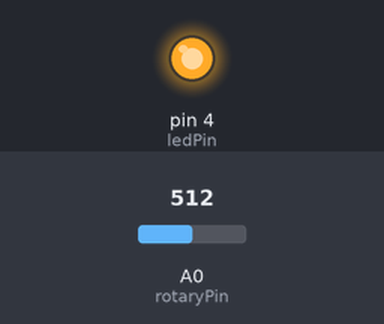
The sketch below on a simulated Arduino Uno, built with avr-gcc and run on an emulated ATmega328P. Shown: output pins drawn as LEDs (lit = HIGH). The inputs (shaded band) are chosen by the test bench; at power-on: A0 (rotaryPin) = 512.

Above: at 1.8 s.
1.9 s: A0 (rotaryPin) set to 0
3.5 s: A0 (rotaryPin) set to 122
At 3.8 s:
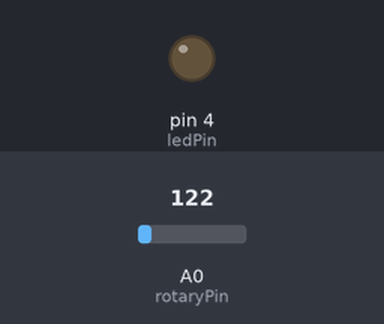
Timing chart, 0 to 13.0 s (numbered marks = the images above; inputs shaded):
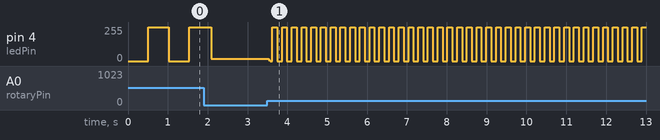

Measured:
- after the input at 3.5 s, pin 4 (ledPin): 16/255 → 5/255 at once, then moves between 0/255 and 255/255, repeating every 0.98 s

The sketch:

led_blink_frequency_dial.ino
```cpp
const int rotaryPin = A0;
const int ledPin = 4;
int rotaryValue = 0;

void setup() {
  // put your setup code here, to run once:
  pinMode(ledPin,OUTPUT);
  pinMode(rotaryPin,INPUT);
}

void loop() {
  // put your main code here, to run repeatedly:
  rotaryValue = analogRead(rotaryPin);
  delay(rotaryValue);
  digitalWrite(ledPin,HIGH);
  delay(rotaryValue);
  digitalWrite(ledPin,LOW);
}
```
